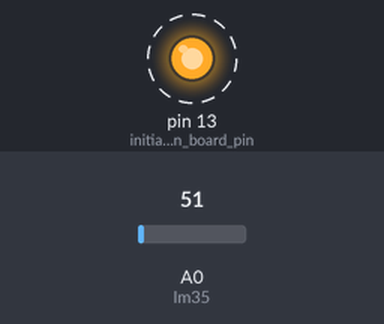
The sketch below on a simulated Arduino Uno, built with avr-gcc and run on an emulated ATmega328P. On the bench: output pins drawn as LEDs (lit = HIGH). Dashed ring = blinking. The inputs (shaded band) are chosen by the test bench; at power-on: A0 (lm35) = 51.

Above: at 0.87 s.
1.3 s: A0 (lm35) set to 71
At 2.2 s:
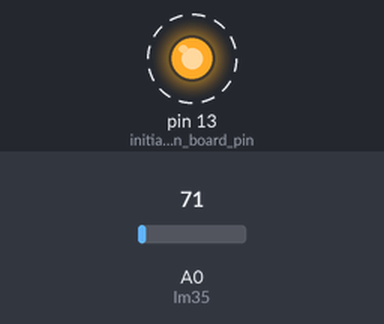
4.3 s: A0 (lm35) set to 61
At 4.67 s:
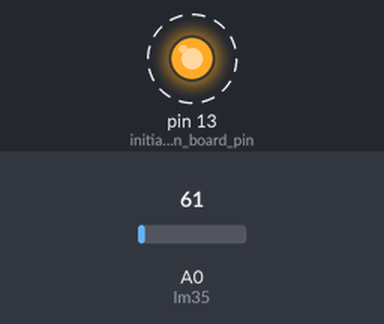
Timing chart, 0 to 13.3 s (numbered marks = the images above; inputs shaded):
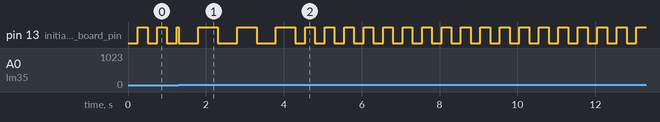

Measured:
- after the input at 1.3 s, pin 13 (initializing_on_board_pin): alternates HIGH for 0.50 s and LOW for 0.50 s, starting at once
- after the input at 4.3 s, pin 13 (initializing_on_board_pin): alternates HIGH for 0.25 s and LOW for 0.25 s, starting after 0.25 s
- by itself, pin 13 (initializing_on_board_pin): alternates HIGH for 0.25 s and LOW for 0.25 s

The sketch:

assingment.ino
```cpp
#include <muTimer.h>  // included library for creatinf time delay.

#include <Arduino_BuiltIn.h>  // built in library for default functions.

bool LED1 = false, LED2 = false;  // LED statuses for 2 different blinking states ie 250ms and 500 ms.

const int lm35 = A0;  // initializing the Analog pin 0 (A0) as analog input from LM35 sensor.

float temp_deg = 0.0;  // initializing temperature value to 0 (in °C).

const float temp_thresh = 30.0;  // initializing threshold temperature value to 30 (in °C).

float temp_raw = 0.0;  // initializing raw (ADC) temperature value to 0.

#define delay1 250  // macro for delay for the temperature<30°C.

#define delay2 500  // macro for delay for the temperature>30°C.

muTimer myTimer1 = muTimer();  // Creating muTimer object for timer 1.

muTimer myTimer2 = muTimer();  // Creating muTimer object for timer 2.

//setup() function is called first, which is used to initialzing peripherals and local variables to be used.

void setup() {

  Serial.begin(9600);              // initializing baud rate for serial monitor to 9600.
  pinMode(LED_BUILTIN, OUTPUT);    // initializing on board pin as output to LED.
  digitalWrite(LED_BUILTIN, LOW);  // initializing on board pin status as 0 to LED.
  pinMode(lm35, INPUT);            // initializing on analog pin A0 as input.
}
// loop() function will run infinetly until stopped by the developer by the program.

void loop() {

  temp_raw = analogRead(lm35);  // Reading adc temperature value.

  temp_deg = (temp_raw * 4.88f);  // Convert adc value to equivalent voltage.

  temp_deg = (temp_deg / 10.0f);

  if (temp_deg < temp_thresh)  // checking if temperature is less than 30°C,if true - blink LED with 250ms delay.
  {

    LED1 = myTimer1.delayOnOff(!LED1, delay1, delay1);  // if LED status passed to delayOnOff() function is 1 then it will keep LED turned on for given delay values and vice versa.

    digitalWrite(LED_BUILTIN, LED1);// turning on or off the LED based on the status (LED=1 is on and LED=0 is off).

  } else if (temp_deg >= temp_thresh)  // checking if temperature is greater than or equal to 30°C,if true - blink LED with 500ms delay.
  {

    LED2 = myTimer2.delayOnOff(!LED2, delay2, delay2);  // if LED status passed to delayOnOff() function is 1 then it will keep LED turned on for given delay values and vice versa.

    digitalWrite(LED_BUILTIN, LED2);// turning on or off the LED based on the status (LED=1 is on and LED=0 is off).
  }
}
```
